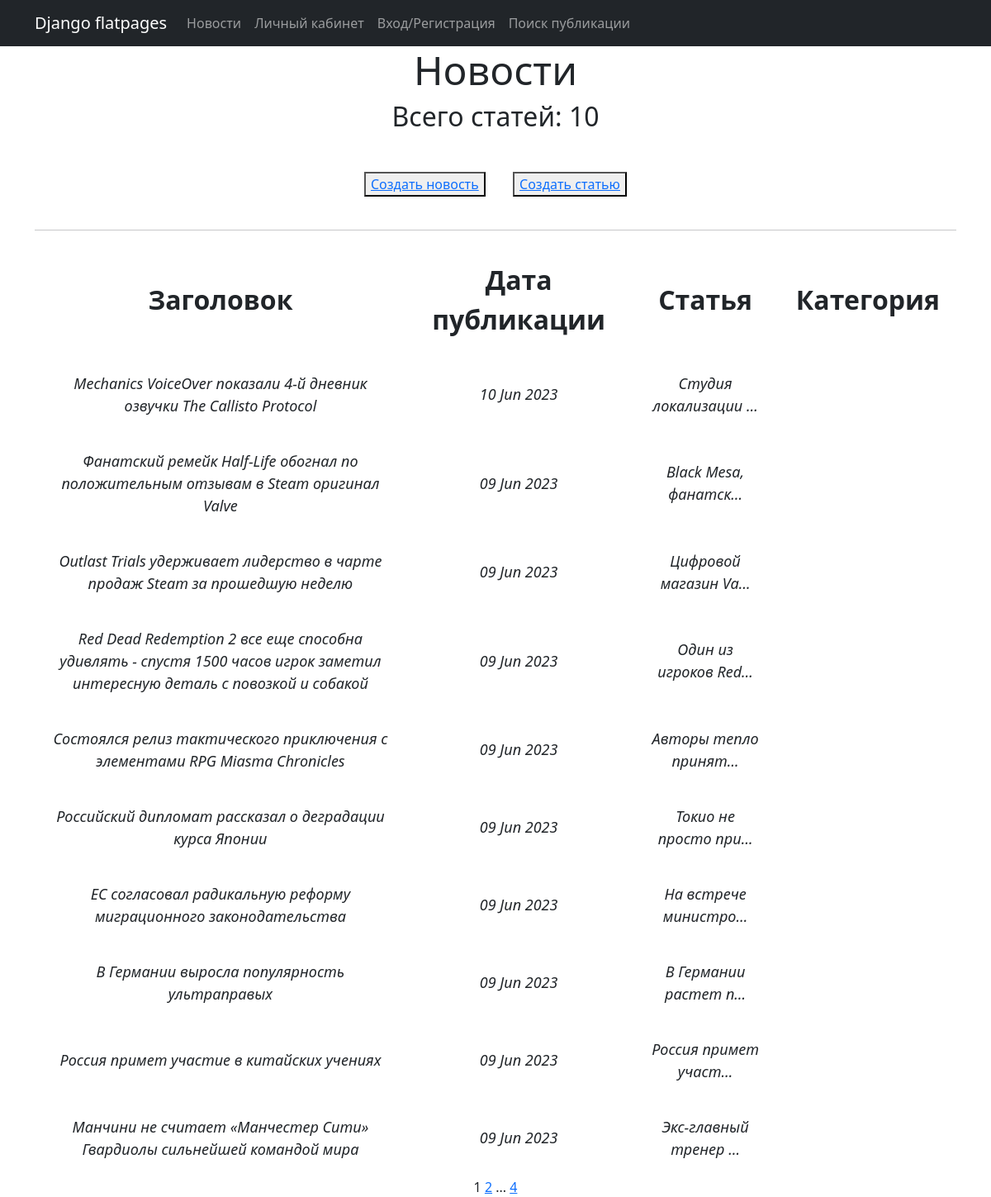
The app's page /, older data.
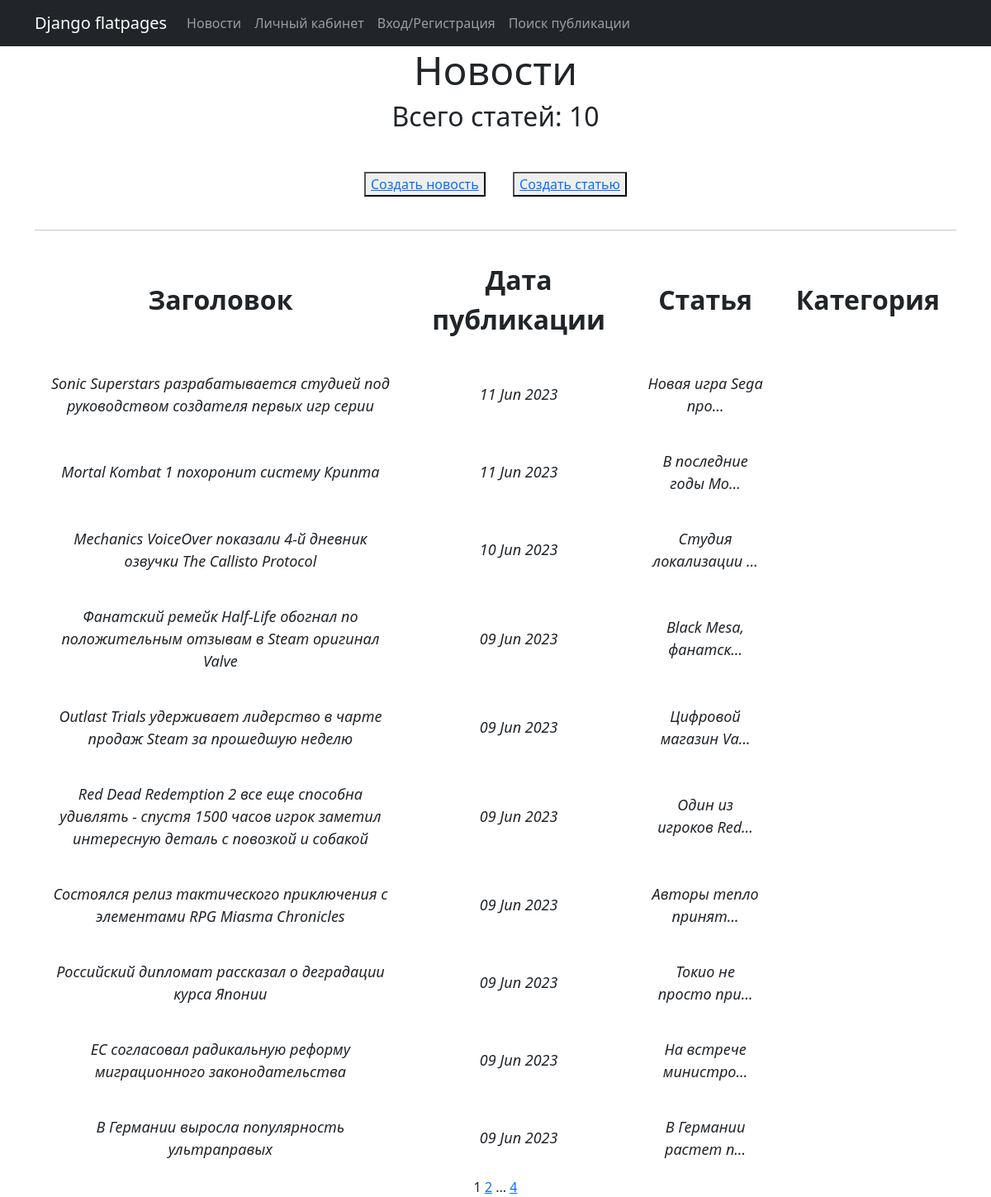
The same page, newer data.
### News/models.py (models this page shows, shortened)
class Post(models.Model):
    objects = None
    author = models.ForeignKey(Author, on_delete=models.CASCADE)
    category = models.CharField(max_length=20, choices=CATEGORY_NEWS, default=ARTICLE)
    datetime = models.DateTimeField(auto_now_add=True)
    dopCategory = models.ManyToManyField(Category, through='PostCategory')
    heading = models.CharField(max_length=128)
    text = models.TextField()
    rating = models.SmallIntegerField(default=0)

### News/views.py (the view)
# urls.py: path('', PostList.as_view(), name='post_list'),
class PostList(ListView):
    model = Post
    ordering = '-datetime'
    template_name = 'news.html'
    context_object_name = 'news'
    paginate_by = 10

### News/templatetags/custom_filters.py (called while the page is built)
@register.filter(name='censor')
def censor(value):
    for word in bad_words:
        value = value.replace(word, word[0:1] + '*' * len(word))
    return value

@register.simple_tag(takes_context=True)
def url_replace(context, **kwargs):
    d = context['request'].GET.copy()
    for k, v in kwargs.items():
        d[k] = v
    return d.urlencode()

### templates/news.html (shortened to what this page needs)
{% extends 'flatpages/default.html' %}
{% load custom_filters %}
{% block content %}
    <h1><font size="8"> Новости </font></h1>
    <h3><font size="6"> Всего статей: {{ news|length }} </font></h3>
<p>&nbsp;</p>
<div style="text-align: center;">
    <button> <a href="news/create/"> Создать новость</a> </button>
    <button> <a href="article/create/"> Создать статью</a> </button>
</div>
<p>&nbsp;</p>
    <hr>
    {% if news %}
        <table align="center" cellpadding="20" width="100%">
            <tr>
                <td><strong><font size="6">Заголовок</font></strong></td>
                <td><strong><font size="6">Дата публикации</font></strong></td>
                <td><strong><font size="6">Статья</font></strong></td>
                <td><strong><font size="6">Категория</font></strong></td>
            </tr>
            {% for post in news %}
            <tr>
                <td><font size="4"><em>{{ post.heading|censor }}</em></font></td>
                <td><font size="4"><em>{{ post.datetime|date:'d M Y' }}</em></font></td>
                <td><font size="4"><em>{{ post.text|truncatechars:20|censor }}</em></font></td>
                <td></td>
            </tr>
            {% endfor %}
        </table>
    {% else %}
        <h2> Новых новостей нет. </h2>
    {% endif %}
    {{ page_obj.number }}
    {% if page_obj.has_next %}
        <a href="?{% url_replace page=page_obj.next_page_number %}">{{ page_obj.next_page_number }}</a>
        {% if paginator.num_pages != page_obj.next_page_number %}
            ...
            <a href="?{% url_replace page=page_obj.paginator.num_pages %}">{{ page_obj.paginator.num_pages }}</a>
        {% endif %}
    {% endif %}
{% endblock content %}

### templates/flatpages/default.html (shortened to what this page needs)
<!DOCTYPE html>
<html lang="en">
    <head>
        {% load static %}
        <link href="{% static 'css/styles.css' %}" rel="stylesheet" />
    </head>
    <body>
        <nav class="navbar navbar-expand-lg navbar-dark bg-dark static-top">
            <div class="container">
                <a class="navbar-brand" href="#">Django flatpages</a>
                <div class="collapse navbar-collapse" id="navbarResponsive">
                    <ul class="navbar-nav ml-auto">
                        <li class="nav-item">
                            <a class="nav-link" href="/">Новости</a>
                        </li>
                        <li class="nav-item">
                            <a class="nav-link" href="log/">Личный кабинет</a>
                        </li>
                        <li class="nav-item">
                            <a class="nav-link" href="accounts/login/">Вход/Регистрация</a>
                        </li>
                        <li class="nav-item">
                            <a class="nav-link" href="search/">Поиск публикации</a>
                        </li>
                    </ul>
                </div>
            </div>
        </nav>
        <div class="container">
            <div class="row">
                <div class="col-lg-12 text-center">
                    {% block content %}{% endblock content %}
                </div>
            </div>
        </div>
    </body>
</html>

Row changes from the older to the newer data that the page shows:
no longer on this page (row unchanged): Post: heading|censor "Россия примет участие в китайских учениях", datetime "09 Jun 2023", text|censor "Россия примет участ…"
no longer on this page (row unchanged): Post: heading|censor "Манчини не считает «Манчестер Сити» Гвардиолы сильнейшей командой мира", datetime "09 Jun 2023", text|censor "Экс-главный тренер …"
added Post: heading|censor "Sonic Superstars разрабатывается студией под руководством создателя первых игр серии", datetime "11 Jun 2023", text|censor "Новая игра Sega про…"
added Post: heading|censor "Mortal Kombat 1 похоронит систему Крипта", datetime "11 Jun 2023", text|censor "В последние годы Mo…"
